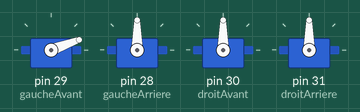
Simulated run of this sketch. Board: Arduino Mega 2560, built with avr-gcc and run on an emulated ATmega2560. Shown: 4 × servo.

Above: at 0.1 s.
At 5.1 s:
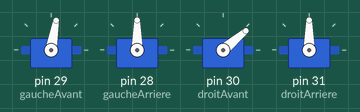
At 10.1 s:
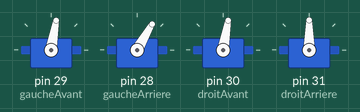
At 20.1 s:
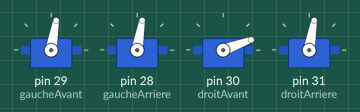
At 29.1 s:
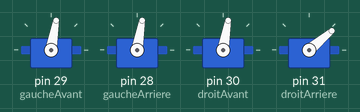
At 39.1 s:
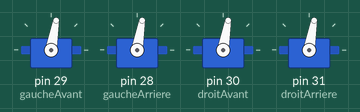
Timing chart, 0 to 40.0 s (numbered marks = the images above):
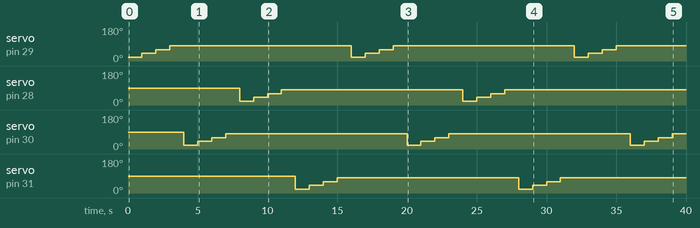

The sketch:

Mouvement_des_servos.ino
```cpp
#include <Servo.h>
Servo gaucheAvant, gaucheArriere, droitAvant, droitArriere;

// Inicial Position of each Servo
int zeroDegreeGaucheAvant = 70;
int zeroDegreeGaucheArriere = 65;
int zeroDegreeDroitAvant = 90;
int zeroDegreeDroitArriere = 80;

void setup() {
  // put your setup code here, to run once:
// CONFIGURE SERVOS-------------------------------------------------
gaucheAvant.attach(29);
gaucheArriere.attach(28);
droitAvant.attach(30);
droitArriere.attach(31);

}

void loop() {
  // put your main code here, to run repeatedly:

gaucheAvant.write(20);
delay(1000);
gaucheAvant.write(40);
delay(1000);
gaucheAvant.write(60);
delay(1000);
gaucheAvant.write(80);
delay(1000);

droitAvant.write(20);
delay(1000);
droitAvant.write(40);
delay(1000);
droitAvant.write(60);
delay(1000);
droitAvant.write(80);
delay(1000);

gaucheArriere.write(20);
delay(1000);
gaucheArriere.write(40);
delay(1000);
gaucheArriere.write(60);
delay(1000);
gaucheArriere.write(80);
delay(1000);

droitArriere.write(20);
delay(1000);
droitArriere.write(40);
delay(1000);
droitArriere.write(60);
delay(1000);
droitArriere.write(80);
delay(1000);

}
```

Measured:
- by itself, servo on pin 29 (gaucheAvant): repeats every 16.0 s: 60° 1.0 s, 80° 13.0 s, 20° 1.0 s, 40° 1.0 s
- by itself, servo on pin 30 (droitAvant): repeats every 16.0 s: 40° 1.0 s, 60° 1.0 s, 80° 13.0 s, 20° 1.0 s
- by itself, servo on pin 28 (gaucheArriere): 90° → 20° at 8.0 s, → 40° 1.0 s later, → 60° 1.0 s later, → 80° 1.0 s later, … (8 changes in this stretch)
- by itself, servo on pin 31 (droitArriere): 90° → 20° at 12.0 s, → 40° 1.0 s later, → 60° 1.0 s later, → 80° 1.0 s later, … (8 changes in this stretch)
